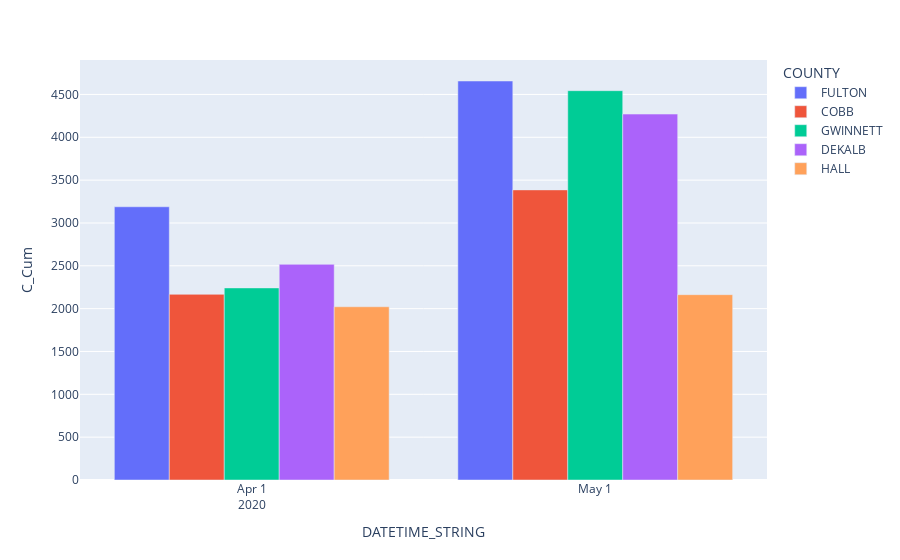

The cell this chart's notebook holds for it:
### Code cell
plotly1 = px.bar(finaldf_dropdups, x='DATETIME_STRING', y="C_Cum", color='COUNTY', barmode='group')
plotly1.show()

### Figure 1 — Plotly figure (JSON) as saved in the notebook; plotly's stock layout.template omitted (floating-point values rounded to 4 significant figures)
{"data": [{"alignmentgroup": "True", "hovertemplate": "COUNTY=FULTON<br>DATETIME_STRING=%{x}<br>C_Cum=%{y}<extra></extra>", "legendgroup": "FULTON", "marker": {"color": "#636efa", "pattern": {"shape": ""}}, "name": "FULTON", "offsetgroup": "FULTON", "orientation": "v", "showlegend": true, "textposition": "auto", "type": "bar", "x": ["2020-04", "2020-05"], "xaxis": "x", "y": [3189, 4657], "yaxis": "y"}, {"alignmentgroup": "True", "hovertemplate": "COUNTY=COBB<br>DATETIME_STRING=%{x}<br>C_Cum=%{y}<extra></extra>", "legendgroup": "COBB", "marker": {"color": "#EF553B", "pattern": {"shape": ""}}, "name": "COBB", "offsetgroup": "COBB", "orientation": "v", "showlegend": true, "textposition": "auto", "type": "bar", "x": ["2020-04", "2020-05"], "xaxis": "x", "y": [2167, 3386], "yaxis": "y"}, {"alignmentgroup": "True", "hovertemplate": "COUNTY=GWINNETT<br>DATETIME_STRING=%{x}<br>C_Cum=%{y}<extra></extra>", "legendgroup": "GWINNETT", "marker": {"color": "#00cc96", "pattern": {"shape": ""}}, "name": "GWINNETT", "offsetgroup": "GWINNETT", "orientation": "v", "showlegend": true, "textposition": "auto", "type": "bar", "x": ["2020-04", "2020-05"], "xaxis": "x", "y": [2242, 4544], "yaxis": "y"}, {"alignmentgroup": "True", "hovertemplate": "COUNTY=DEKALB<br>DATETIME_STRING=%{x}<br>C_Cum=%{y}<extra></extra>", "legendgroup": "DEKALB", "marker": {"color": "#ab63fa", "pattern": {"shape": ""}}, "name": "DEKALB", "offsetgroup": "DEKALB", "orientation": "v", "showlegend": true, "textposition": "auto", "type": "bar", "x": ["2020-04", "2020-05"], "xaxis": "x", "y": [2517, 4271], "yaxis": "y"}, {"alignmentgroup": "True", "hovertemplate": "COUNTY=HALL<br>DATETIME_STRING=%{x}<br>C_Cum=%{y}<extra></extra>", "legendgroup": "HALL", "marker": {"color": "#FFA15A", "pattern": {"shape": ""}}, "name": "HALL", "offsetgroup": "HALL", "orientation": "v", "showlegend": true, "textposition": "auto", "type": "bar", "x": ["2020-04", "2020-05"], "xaxis": "x", "y": [2022, 2163], "yaxis": "y"}], "layout": {"barmode": "group", "legend": {"title": {"text": "COUNTY"}, "tracegroupgap": 0}, "margin": {"t": 60}, "xaxis": {"anchor": "y", "domain": [0, 1], "title": {"text": "DATETIME_STRING"}}, "yaxis": {"anchor": "x", "domain": [0, 1], "title": {"text": "C_Cum"}}}}
